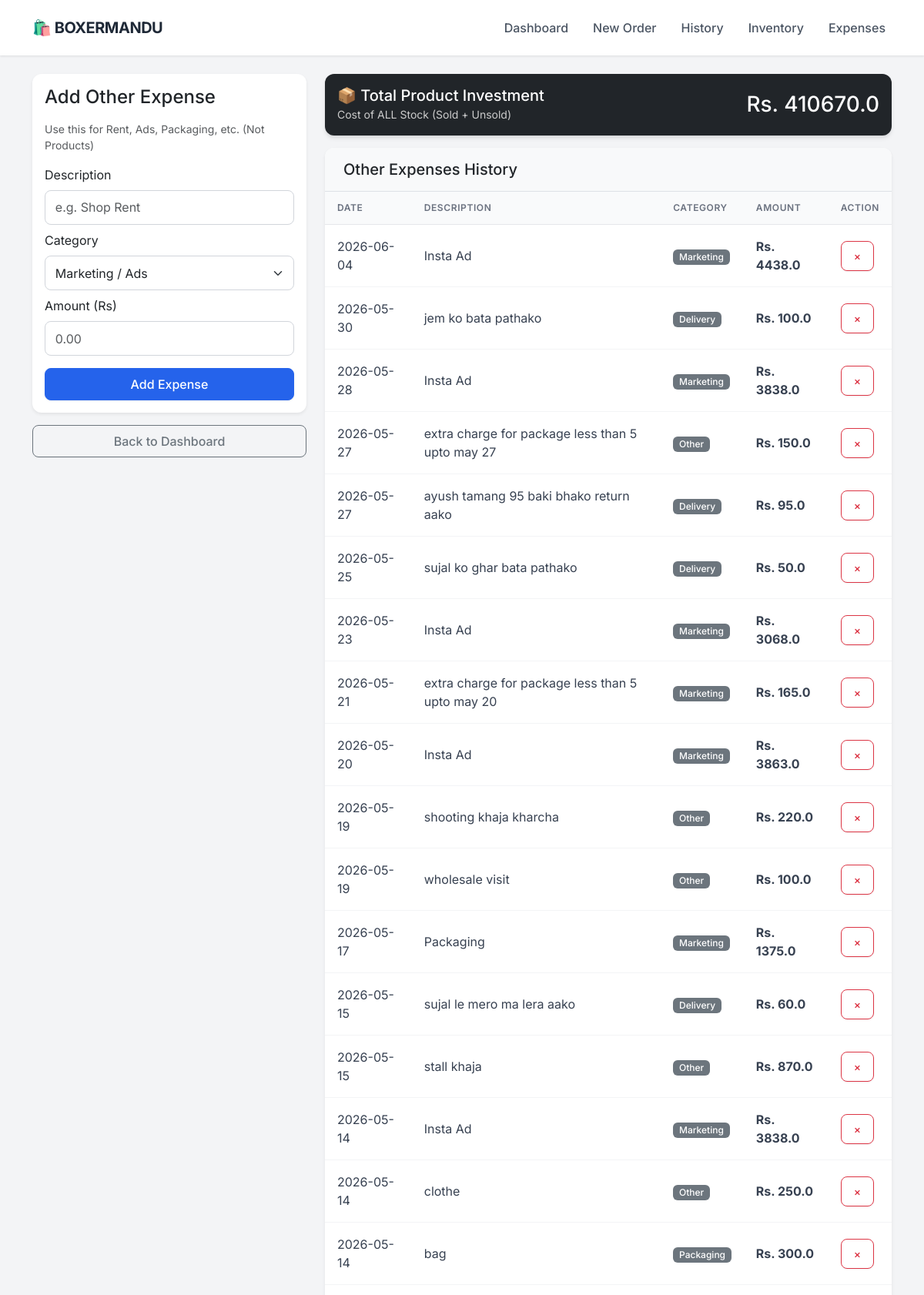
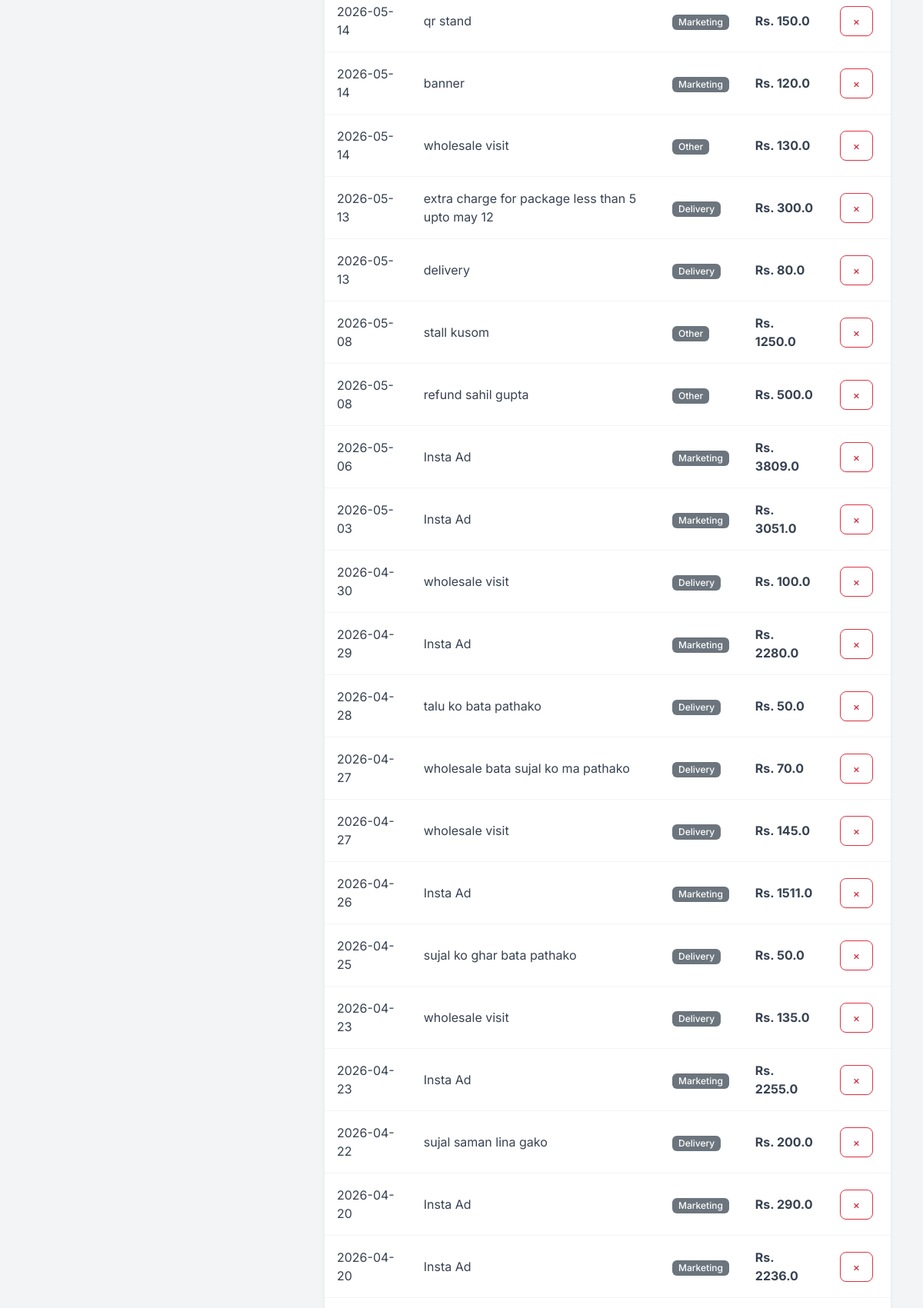
/expenses (upper part), run on the app's committed database (2 pictures, top to bottom).
### app.py (models this page shows)
class Expense(db.Model):
    id = db.Column(db.Integer, primary_key=True)
    description = db.Column(db.String(100), nullable=False)
    category = db.Column(db.String(50), nullable=False) # e.g. Rent, Marketing, Packaging
    amount = db.Column(db.Float, nullable=False)
    date = db.Column(db.DateTime, default=datetime.utcnow)

### app.py (the view, shortened to what this page needs)
@app.route('/expenses', methods=['GET', 'POST'])
def expenses():
    all_expenses = Expense.query.order_by(Expense.date.desc()).all()
    inventory_value = 0
    products = Product.query.all()
    for p in products:
        inventory_value += (p.stock * p.cost_price)
    sold_cost = 0
    order_items = OrderItem.query.all()
    for item in order_items:
        product = Product.query.get(item.product_id)
        if product:
            sold_cost += (item.quantity * product.cost_price)
    total_product_expense = inventory_value + sold_cost
    return render_template('expenses.html',
                           expenses=all_expenses,
                           product_expense=total_product_expense)

### templates/expenses.html (shortened to what this page needs)
{% extends "layout.html" %}
{% block content %}
<div class="row">
    <div class="col-md-4">
        <div class="card p-3 mb-3 shadow-sm">
            <h4 class="mb-3">Add Other Expense</h4>
            <p class="text-muted small">Use this for Rent, Ads, Packaging, etc. (Not Products)</p>
            <form method="POST">
                <label class="form-label">Description</label>
                <input type="text" name="description" class="form-control mb-2" placeholder="e.g. Shop Rent" required>
                <label class="form-label">Category</label>
                <select name="category" class="form-select mb-2">
                    <option value="Marketing">Marketing / Ads</option>
                </select>
                <label class="form-label">Amount (Rs)</label>
                <input type="number" name="amount" step="0.01" class="form-control mb-3" placeholder="0.00" required>
                <button type="submit" class="btn btn-primary w-100">Add Expense</button>
            </form>
        </div>
        <a href="/" class="btn btn-outline-secondary w-100">Back to Dashboard</a>
    </div>
    <div class="col-md-8">
        <div class="card text-white bg-dark mb-3">
            <div class="card-body d-flex justify-content-between align-items-center">
                <div>
                    <h5 class="mb-0">📦 Total Product Investment</h5>
                    <small style="color: #ccc;">Cost of ALL Stock (Sold + Unsold)</small>
                </div>
                <h3 class="mb-0">Rs. {{ product_expense }}</h3>
            </div>
        </div>
        <div class="card shadow-sm">
            <div class="card-header bg-light border-bottom">
                <h5 class="mb-0">Other Expenses History</h5>
            </div>
            <div class="table-responsive">
                <table class="table table-hover mb-0 align-middle">
                    <thead class="table-light">
                        <tr>
                            <th>Date</th>
                            <th>Description</th>
                            <th>Category</th>
                            <th>Amount</th>
                            <th>Action</th>
                        </tr>
                    </thead>
                    <tbody>
                        {% for exp in expenses %}
                        <tr>
                            <td>{{ exp.date.strftime('%Y-%m-%d') }}</td>
                            <td>{{ exp.description }}</td>
                            <td><span class="badge bg-secondary">{{ exp.category }}</span></td>
                            <td class="fw-bold">Rs. {{ exp.amount }}</td>
                            <td>
                                <a href="/delete_expense/{{ exp.id }}" class="btn btn-sm btn-outline-danger" onclick="return confirm('Delete this expense?')">×</a>
                            </td>
                        </tr>
                        {% else %}
                        <tr>
                            <td colspan="5" class="text-center text-muted py-4">No other expenses added yet.</td>
                        </tr>
                        {% endfor %}
                    </tbody>
                </table>
            </div>
        </div>
    </div>
</div>
{% endblock %}

### templates/layout.html (style rules this page uses)
:root { --primary-color: #2563eb; --bg-color: #f3f4f6; --text-dark: #1f2937; --card-shadow: 0 4px 6px -1px rgba(0, 0, 0, 0.1), 0 2px 4px -1px rgba(0, 0, 0, 0.06); }
body { font-family: 'Inter', sans-serif; background-color: var(--bg-color); color: var(--text-dark); }
.card { border: none; border-radius: 12px; box-shadow: var(--card-shadow); background: #ffffff; transition: transform 0.2s; }
.card-header { background-color: #ffffff; border-bottom: 1px solid #f3f4f6; font-weight: 600; padding: 1rem 1.5rem; border-radius: 12px 12px 0 0 !important; }
.btn { border-radius: 8px; font-weight: 500; padding: 0.5rem 1rem; box-shadow: 0 1px 2px 0 rgba(0, 0, 0, 0.05); }
.btn-primary { background-color: var(--primary-color); border-color: var(--primary-color); }
.table { margin-bottom: 0; }
.table thead th { background-color: #f9fafb; color: #6b7280; font-size: 0.75rem; text-transform: uppercase; letter-spacing: 0.05em; font-weight: 600; border-bottom: 1px solid #e5e7eb; padding: 0.75rem 1rem; }
.table tbody td { padding: 1rem 1rem; vertical-align: middle; color: #374151; border-bottom: 1px solid #f3f4f6; }
.badge { padding: 0.35em 0.65em; font-weight: 500; border-radius: 6px; }
.form-control, .form-select { border-radius: 8px; border: 1px solid #d1d5db; padding: 0.6rem 0.8rem; }

### data on the page
Expense: date "2026-06-04", description "Insta Ad", category "Marketing", amount "4438.0"
Expense: date "2026-05-30", description "jem ko bata pathako", category "Delivery", amount "100.0"
Expense: date "2026-05-28", description "Insta Ad", category "Marketing", amount "3838.0"
Expense: date "2026-05-27", description "extra charge for package less than 5 upto may 27", category "Other", amount "150.0"
Expense: date "2026-05-27", description "ayush tamang 95 baki bhako return aako", category "Delivery", amount "95.0"
Expense: date "2026-05-25", description "sujal ko ghar bata pathako", category "Delivery", amount "50.0"
Expense: date "2026-05-23", description "Insta Ad", category "Marketing", amount "3068.0"
Expense: date "2026-05-21", description "extra charge for package less than 5 upto may 20", category "Marketing", amount "165.0"
Expense: date "2026-05-20", description "Insta Ad", category "Marketing", amount "3863.0"
Expense: date "2026-05-19", description "shooting khaja kharcha", category "Other", amount "220.0"
Expense: date "2026-05-19", description "wholesale visit", category "Other", amount "100.0"
Expense: date "2026-05-17", description "Packaging", category "Marketing", amount "1375.0"
Expense: date "2026-05-15", description "sujal le mero ma lera aako", category "Delivery", amount "60.0"
Expense: date "2026-05-15", description "stall khaja", category "Other", amount "870.0"
Expense: date "2026-05-14", description "Insta Ad", category "Marketing", amount "3838.0"
Expense: date "2026-05-14", description "clothe", category "Other", amount "250.0"
Expense: date "2026-05-14", description "bag", category "Packaging", amount "300.0"
Expense: date "2026-05-14", description "qr stand", category "Marketing", amount "150.0"
Expense: date "2026-05-14", description "banner", category "Marketing", amount "120.0"
Expense: date "2026-05-14", description "wholesale visit", category "Other", amount "130.0"
Expense: date "2026-05-13", description "extra charge for package less than 5 upto may 12", category "Delivery", amount "300.0"
Expense: date "2026-05-13", description "delivery", category "Delivery", amount "80.0"
Expense: date "2026-05-08", description "stall kusom", category "Other", amount "1250.0"
Expense: date "2026-05-08", description "refund sahil gupta", category "Other", amount "500.0"
Expense: date "2026-05-06", description "Insta Ad", category "Marketing", amount "3809.0"
Expense: date "2026-05-03", description "Insta Ad", category "Marketing", amount "3051.0"
Expense: date "2026-04-30", description "wholesale visit", category "Delivery", amount "100.0"
Expense: date "2026-04-29", description "Insta Ad", category "Marketing", amount "2280.0"
Expense: date "2026-04-28", description "talu ko bata pathako", category "Delivery", amount "50.0"
Expense: date "2026-04-27", description "wholesale bata sujal ko ma pathako", category "Delivery", amount "70.0"
Expense: date "2026-04-27", description "wholesale visit", category "Delivery", amount "145.0"
Expense: date "2026-04-26", description "Insta Ad", category "Marketing", amount "1511.0"
Expense: date "2026-04-25", description "sujal ko ghar bata pathako", category "Delivery", amount "50.0"
Expense: date "2026-04-23", description "wholesale visit", category "Delivery", amount "135.0"
Expense: date "2026-04-23", description "Insta Ad", category "Marketing", amount "2255.0"
Expense: date "2026-04-22", description "sujal saman lina gako", category "Delivery", amount "200.0"
Expense: date "2026-04-20", description "Insta Ad", category "Marketing", amount "290.0"
Expense: date "2026-04-20", description "Insta Ad", category "Marketing", amount "2236.0"

### other printed values
{{ product_expense }} "410670.0"
